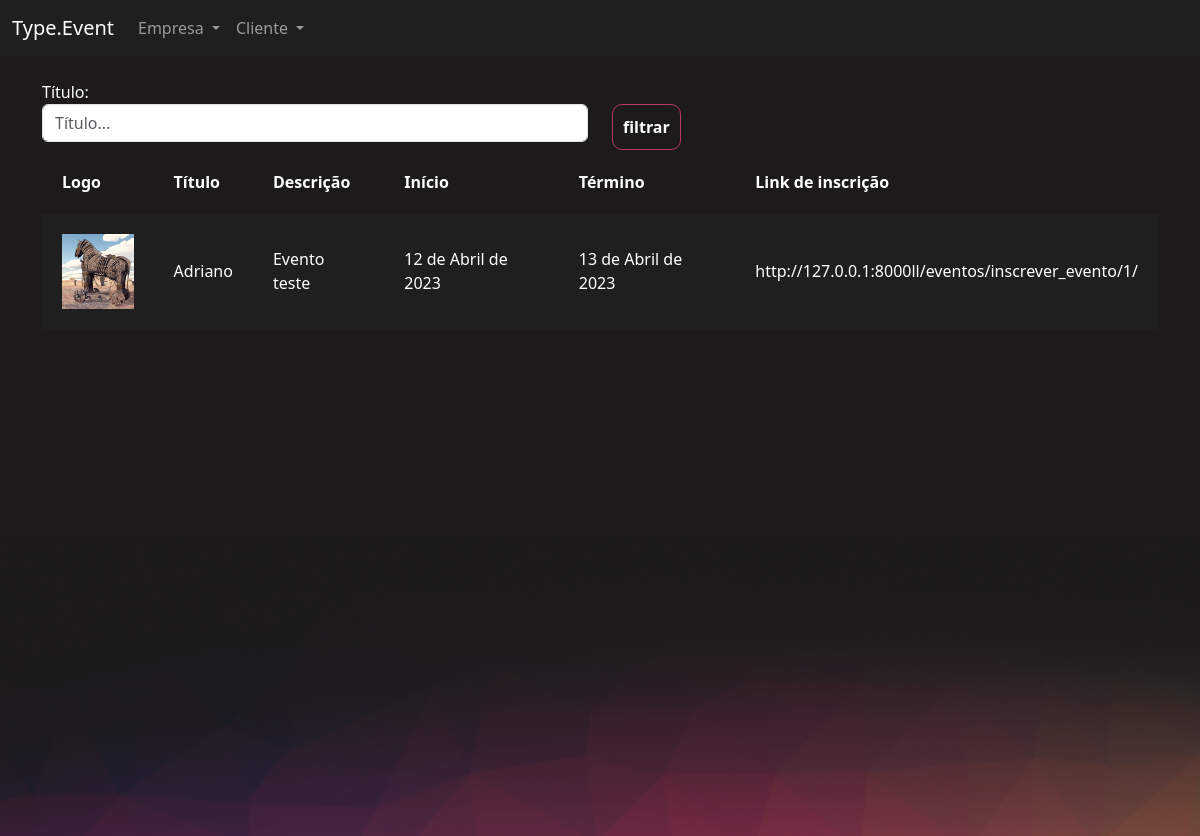
The page /eventos/gerenciar_evento/ (signed in) on the database its author committed.
### eventos/models.py (models this page shows, shortened)
class Evento(models.Model):
    criador = models.ForeignKey(User,on_delete=models.DO_NOTHING, null=True, blank=True)
    nome = models.CharField(max_length=200)
    descricao = models.TextField()
    data_inicio = models.DateField()
    data_termino = models.DateField()
    carga_horaria = models.IntegerField()
    logo = models.ImageField(upload_to="logos")
    participantes = models.ManyToManyField(User, related_name="evento_participante", blank=True)
    cor_principal = models.CharField(max_length=7)
    cor_secundaria = models.CharField(max_length=7)
    cor_fundo = models.CharField(max_length=7)

### eventos/views.py (the view)
# urls.py: path('gerenciar_evento/', views.gerenciar_evento, name='gerenciar_evento'),
def gerenciar_evento(request):
    if request.method == "GET":
        nome = request.GET.get('nome')
        eventos = Evento.objects.filter(criador=request.user)
        if nome:
            eventos = eventos.filter(nome__contains=nome)
        return render(request, 'gerenciar_evento.html', {'eventos': eventos})

### eventos/templates/gerenciar_evento.html (shortened to what this page needs)
{% extends "bases/base_evento.html" %}
{% load static %}
{% block 'importacoes' %}
    <link href="{% static 'evento/css/gerenciar_evento.css' %}" rel="stylesheet">
{% endblock %}
{% block 'conteudo' %}
    <div class="container">
        <br>
        <div class="row">
            <div class="col-md">
                <form action="{% url 'gerenciar_evento' %}" method="GET">
                <label>Título:</label>
                <input type="text" placeholder="Título..." class="form-control" name="nome">
            </div>
            <div class="col-md">
                <br>
                <input type="submit" class="btn-principal" value="filtrar">
            </div>
        </div>
        <table>
            <tr>
                <th>Logo</th>
                <th>Título</th>
                <th>Descrição</th>
                <th>Início</th>
                <th>Término</th>
                <th>Link de inscrição</th>
            </tr>
            {% for evento in eventos %}
            <tr class="{% cycle 'linha' 'linha2' %}">
                <td width="10%"><a href="{% url 'participantes_evento' evento.id %}"><img width="100%" src="/media/{{evento.logo}}"></a></td>
                <td>{{evento.nome}}</td>
                <td>{{evento.descricao}}</td>
                <td>{{evento.data_inicio}}</td>
                <td>{{evento.data_termino}}</td>
                <td>http://127.0.0.1:8000ll{% url 'inscrever_evento' evento.id%}</td>
            </tr>
            {% endfor %}
        </table>
    </div>
{% endblock %}

### templates/static/geral/css/base.css (style rules this page uses)
body { color: white !important; }
:root { --main-color: #201F1F; --dark-color: #1C1A1A; --contrast-color: #BE375F; --differential-color: #ED8554; }

### templates/static/evento/css/gerenciar_evento.css (style rules this page uses)
table { width: 100%; padding: 20px; }
.linha { height: 40px; background-color: var(--main-color); padding: 20px; }
td, th { padding: 20px; }

### templates/static/evento/css/evento.css (style rules this page uses)
body { background-color: #1C1A1A; }

### templates/static/usuarios/css/usuarios.css (style rules this page uses)
.btn-principal { background-color: transparent; border: 1px solid var(--contrast-color); color: white; padding: 10px; border-radius: 10px; font-weight: bold; }

### rows shown on the page
Evento: logo (picture), nome "Adriano", descricao "Evento teste", data_inicio "12 de Abril de 2023", data_termino "13 de Abril de 2023", id "/eventos/inscrever_evento/1/"
